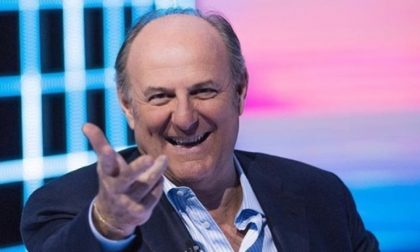
#> input picture Y2S2/AILAB/data/gerry scotti.jpg, 420 x 252 px, found by its file name
$ jupyter execute --allow-errors filters_lesson.ipynb   (older library calls are emulated)
#> lines starting #> are read from the running program, lines starting #| are printed output that depends on the picture
# Filters!

[cell 1]
import cv2
import numpy as np

[cell 2]
img = cv2.imread("gerry scotti.jpg")
#> img is the input picture: shape (252, 420, 3); mean B, G, R 156.7, 122.5, 128.3

# let us apply a kernel to this image

my_kernel = np.array(
    #[
    #    [0,-1,0],
    #    [-1,5,-1],
    #    [0,-1,0]
    #]
 # why divide by 9?


    # contour detection (x direction)
    [
        [-1, 0, 1],
        [-2, 0, 2],
        [-1, 0, 1]
    ]

    # conttour detection (y direction)
    #[
    #    [-1, -2, -1],
    #    [0, 0, 0],
    #    [1, 2, 1]
    #]
)
# RMK: a filter cannot make things negative, so after applying the transforms in the two directions
# we must do:
# G = sqrt(Gx^2+Gy^2) or G = abs(Gx) + abs(Gy)

filtered_img = cv2.filter2D(img,-1,my_kernel)
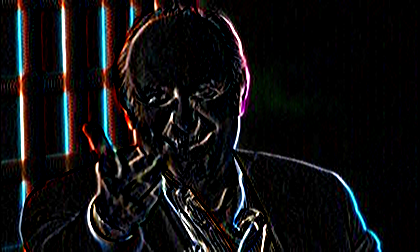
#> filtered_img: shape (252, 420, 3); mean B, G, R 16.8, 15.9, 17.1

cv2.imshow("blorg",filtered_img)
cv2.waitKey()
cv2.destroyAllWindows()

[cell 3]
#blurred_img = np.imageblur()

# Sobel & Laplacian filters

[cell 4]
img_gray = cv2.cvtColor(img, cv2.COLOR_BGR2GRAY)
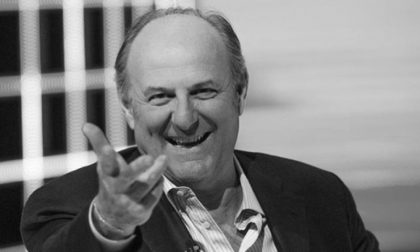
#> img_gray: shape (252, 420); min 3, max 253, mean 128.1

# Sobel function does not take care of negative values, but converts everything to greyscale
der_x = cv2.Sobel(img_gray, -1, 1, 0) # do x derivative? yes. do y derivative? no
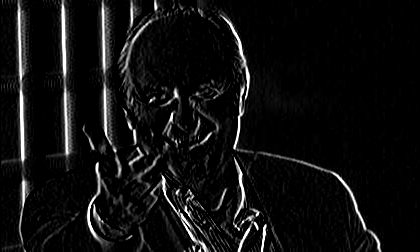
#> der_x: shape (252, 420); min 0, max 255, mean 15.9
der_y = cv2.Sobel(img_gray, -1, 0, 1) # do y derivative? yes. do x derivative? no
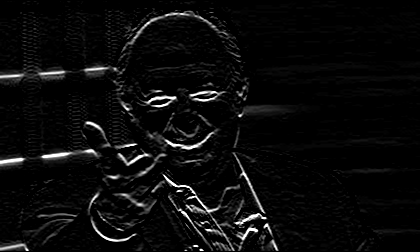
#> der_y: shape (252, 420); min 0, max 255, mean 11

scaled_x = cv2.convertScaleAbs(der_x)
scaled_y = cv2.convertScaleAbs(der_y)

cv2.imshow("some features of blorg",scaled_x)
cv2.waitKey()
cv2.destroyAllWindows()

[cell 5]
# to compute the contours of both axis
out = cv2.addWeighted(scaled_x, 0.5, scaled_y, 0.5,0)
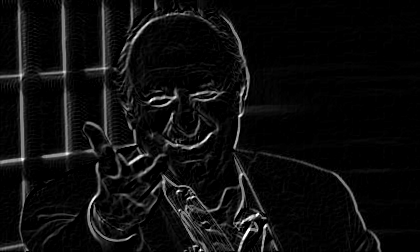
#> out: shape (252, 420); min 0, max 255, mean 13.5
cv2.imshow("contours of blorg",scaled_x)
cv2.waitKey()
cv2.destroyAllWindows()

[cell 6]
laplacian = cv2.Laplacian(img, -1, (3,3)) # -1 for the number of channels
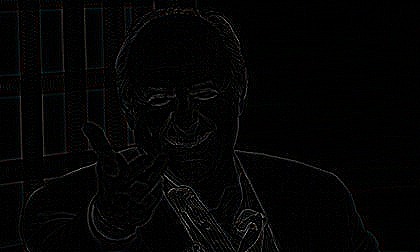
#> laplacian: shape (252, 420, 3); mean B, G, R 4.1, 3.9, 4
scaled_l = cv2.convertScaleAbs(laplacian)

cv2.imshow("laplacian contours of blorg",scaled_l)
cv2.waitKey()
cv2.destroyAllWindows()

$ run again, with Y2S2/AILAB/data/billboard.jpg copied over Y2S2/AILAB/data/gerry scotti.jpg
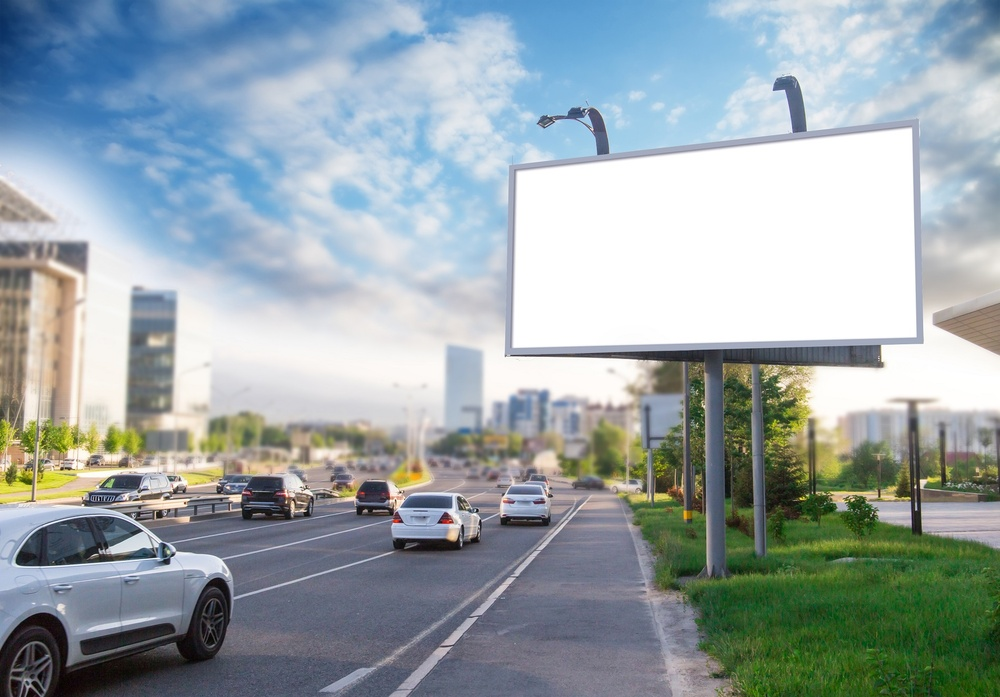
#> input picture Y2S2/AILAB/data/billboard.jpg, 1000 x 697 px, shrunk from 1900 x 1324 before the run, found by its file name
#> img is the input picture: shape (697, 1000, 3); mean B, G, R 169.8, 165.7, 153.5
#> `img_gray = cv2.cvtColor(img, cv2.COLOR_BGR2GRAY)`:
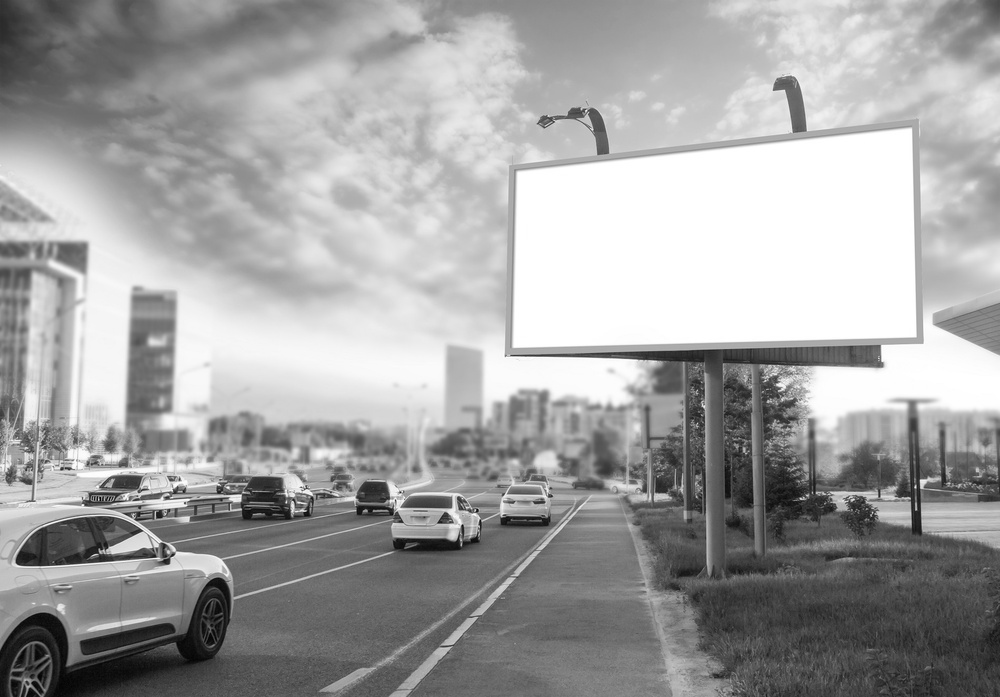
#> img_gray: shape (697, 1000); min 2, max 255, mean 162.5
#> `laplacian = cv2.Laplacian(img, -1, (3,3))`:
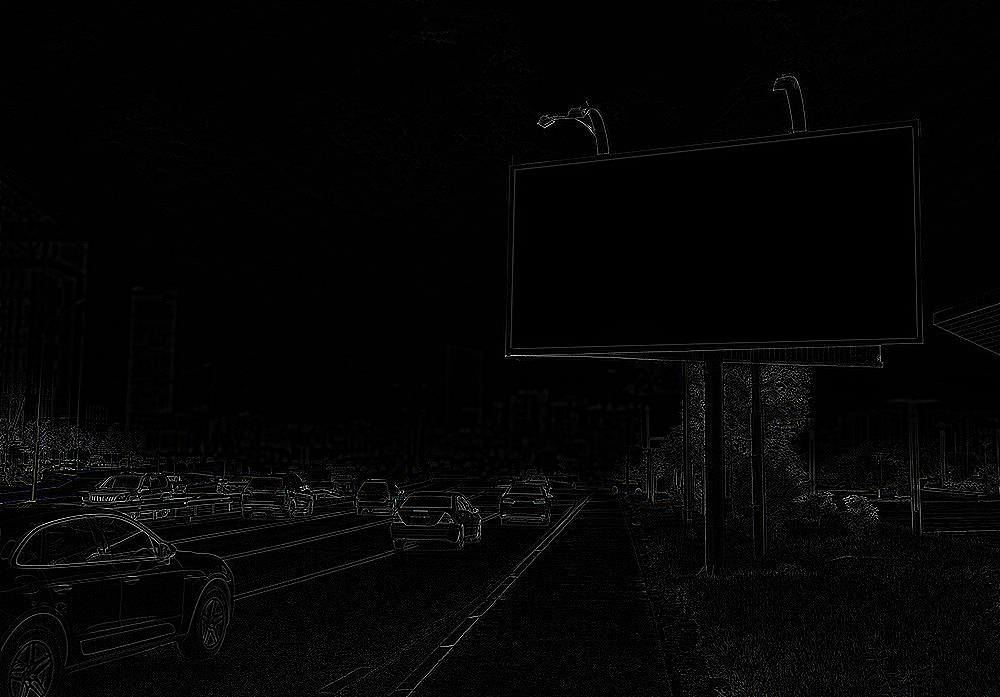
#> laplacian: shape (697, 1000, 3); mean B, G, R 4.9, 4.8, 4.9

$ run again, with Y2S2/AILAB/data/occhio.jpg copied over Y2S2/AILAB/data/gerry scotti.jpg
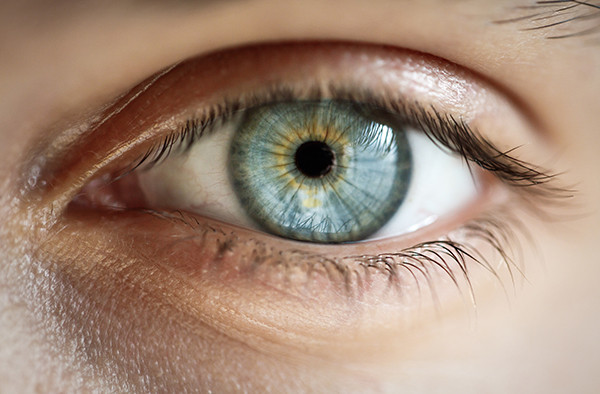
#> input picture Y2S2/AILAB/data/occhio.jpg, 600 x 394 px, found by its file name
#> img is the input picture: shape (394, 600, 3); mean B, G, R 120.6, 138.2, 163.7
#> `img_gray = cv2.cvtColor(img, cv2.COLOR_BGR2GRAY)`:
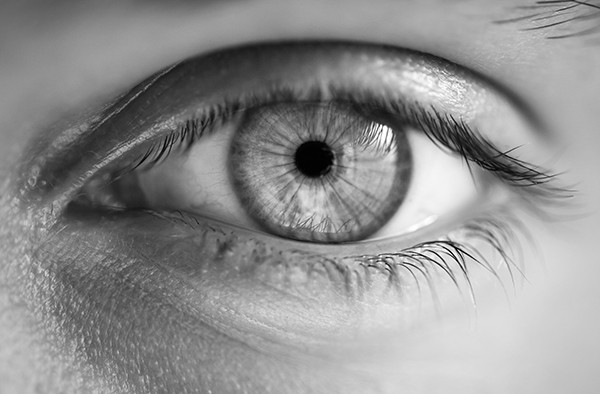
#> img_gray: shape (394, 600); min 0, max 255, mean 143.8
#> `laplacian = cv2.Laplacian(img, -1, (3,3))`:
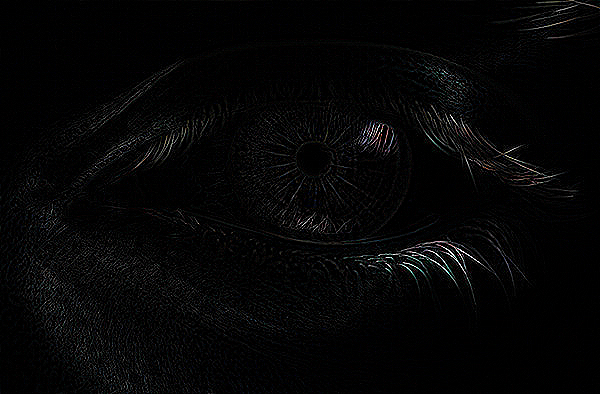
#> laplacian: shape (394, 600, 3); mean B, G, R 5.8, 5.6, 5.5
